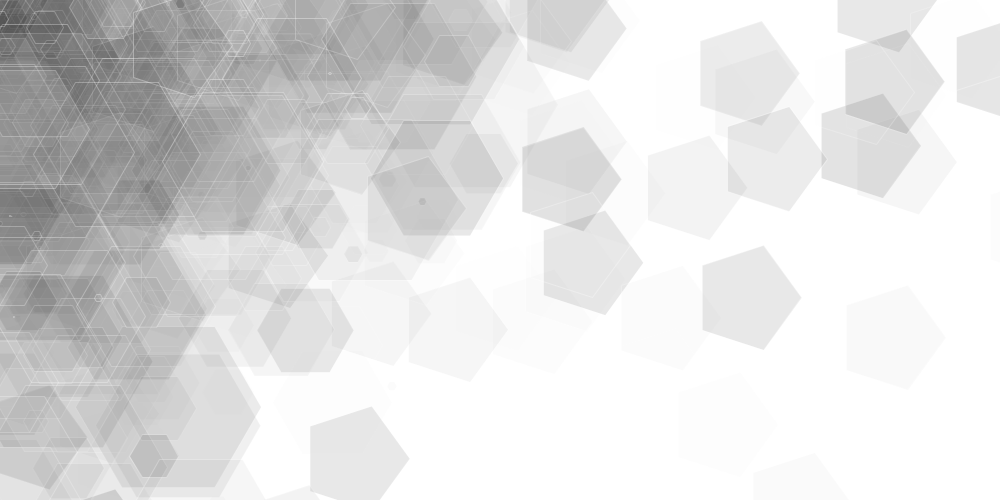
Frame 1 (no input)
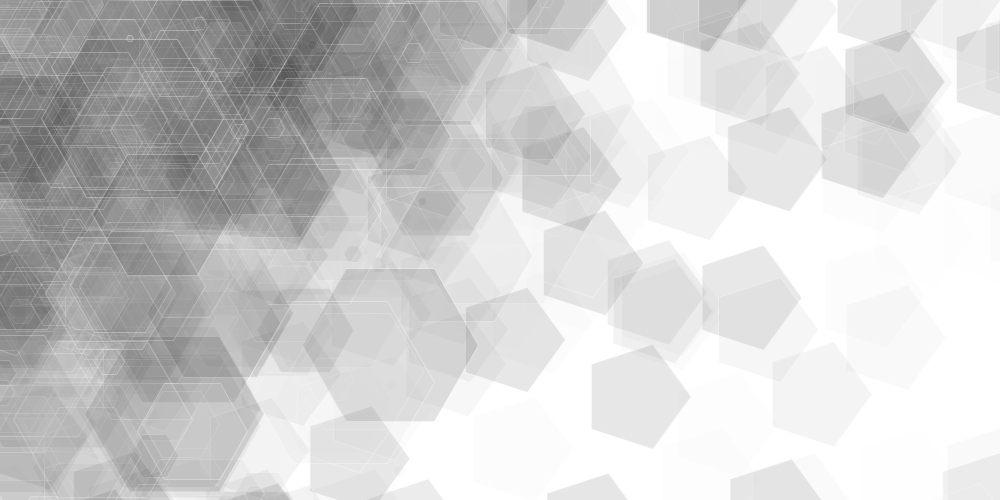
Frame 2 (the mouse pressed at the canvas centre, redrawn once)

The Processing sketch that drew these frames (run headless with seeded random() and noise(); the mouse was pressed at the canvas centre and the sketch redrawn once):

// Processing sketch: processing_32608
// ── processing_32608.pde


void setup() {
  size(1000, 500);
  smooth();
  background(255);
}

void polygon(int n, float cx, float cy, float r)
{
  float angle = 360.0 / n;

  beginShape();
  for (int i = 0; i < n; i++)
  {
    vertex(cx + r * cos(radians(angle * i)), 
    cy + r * sin(radians(angle * i)));
  }
  endShape(CLOSE);
}

void draw() {
  for (int i = 0; i < 20; i++) {
    for (int j = 0; j < 20; j++) { 
      polygon(6, random(j * 30), random (i * 30), random(100));
       fill(random(255), random(40));
      stroke(255, random(90));
      polygon(5, random(j * 200), random (i * 200), 55);
      noLoop();
    }
  }
}
